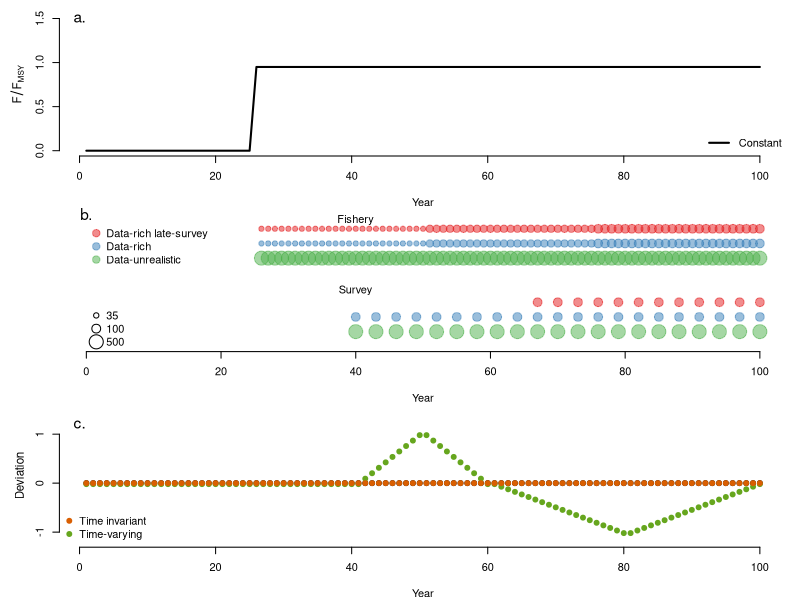

Recreate this plot in R.
###############################################################################
## This creates a figure with the experimental design for the empirical paper
# setwd("C:/Users/Felipe/Dropbox/Fish 600/Growth")

require(RColorBrewer)

ScenPal <- adjustcolor(brewer.pal(3, "Set1"), alpha=0.5)
ScenPal2 <- c("black", brewer.pal(5, "Dark2")[c(2,4,5)])
ScenPal3 <- c("black", brewer.pal(5, "Dark2")[c(1,3)])
# Do black and white?
if(FALSE){
  ScenPal <- adjustcolor(c("gray30","gray50","gray70"), alpha=0.5)
  ScenPal2 <- c("black","gray30","gray50","gray70")
  ScenPal3 <- c("black","gray30","gray50")
} 

#windows(width=7, height=9)
# tiff("Experimental_design.tiff", width=7,height=9, res=500, units='in', compression='lzw')

plot_experimental_design <- function(){
  par(mar=c(4,4.5,0,1), oma=c(0,0,1,0))

  matlay <- c(1,1,
              2,2,
              3,3)
              # ,
              # 4,5)
  matlay <- matrix(matlay,ncol=2,byrow=T)

  layout(mat=matlay, heights=c(0.25,0.25,0.25,0.25), widths=c(0.5,0.5))

  ################################################################################
  ### First, do the panels with fishing mortality

  F0 <- c(rep(0,25), rep(0.95,75))
  # F1 <- c(rep(0,26), ((1/37)*(1:37))*0.95,(-(1/38)*(1:38))*0.5+0.95)

  plot(F0, type='l', axes=F, ylim=c(0,1.5), xlab="Year", ylab=NA, lwd=2)
  mtext(side=2, text=expression(F/F[MSY]), line=2.5, cex=0.7)
  # lines(F1+0.01, col="gray", lwd=2)
  # legend("topleft", legend=c("Constant","Two-way trip"), lwd=2, col=c("black","gray"), bty='n')
  legend("bottomright", legend=c("Constant"), lwd=2, col=c("black"), bty='n')
  axis(2)
  axis(1)
  text(0, 1.5, labels="a.", cex = 1.4)

  #box()

  ####################################################################################
  ### Second, do the one with data

  fishery <- 26:100

  survey1 <- seq(67, 100, 3)
  survey2 <- seq(40, 100, 3)

  sampfish1 <- c(rep(35,25), rep(42, 25), rep(50,25))
  sampfish2 <- c(rep(35,25), rep(67,25), rep(100,25))
  sampfish3 <- rep(500, 75)

  sampsurvs <- c(50, 100, 500)

  base <- exp(1)
  scaler <- 1.5

  plot(fishery, rep(4,75), xlim=c(0,100), ylim=c(0,4.5), cex=log(sampfish2/7, base=base)/scaler, pch=19, axes=F, 
       ylab=NA, xlab="Year", col=ScenPal[1])
  points(fishery, rep(3.5,75), cex=log(sampfish2/7, base=base)/scaler, pch=19, col=ScenPal[2])
  points(fishery, rep(3,75), cex=log(sampfish3/7, base=base)/scaler, pch=19, col=ScenPal[3])

  points(survey1, rep(1.5,length(survey1)), cex=log(sampsurvs[2]/7, base=base)/scaler, pch=19, col=ScenPal[1])
  points(survey2, rep(1.0,length(survey2)), cex=log(sampsurvs[2]/7, base=base)/scaler, pch=19, col=ScenPal[2])
  points(survey2, rep(0.5,length(survey2)), cex=log(sampsurvs[3]/7, base=base)/scaler, pch=19, col=ScenPal[3])

  text(40, 4.3, labels="Fishery")
  text(40, 1.9, labels="Survey")

  axis(1)
  # legend("topleft", legend=c("Data-rich late-survey","Data-rich", "Data-unrealistic"), pch=19, col=ScenPal, bty='n', 
  #        pt.cex=1.5)
  legend(0, 4.3, legend=c("Data-rich late-survey","Data-rich", "Data-unrealistic"), pch=19, col=ScenPal, bty='n', 
         pt.cex=1.5)



  legend(0, 1.5, legend=c(35,100,500), pch=21, pt.cex=log(c(35,100,500)/7, base=base)/scaler, bty='n')
  text(0, 4.5, labels="b.", cex = 1.4)


  #################################################################################
  ### Third, do the time varing stuff

  ### From Peter's cases - Just copy and pasted
  dev2 <- c(0, 0, 0, 0, 0, 0, 0, 0, 0, 0, 0, 0, 0, 0, 0, 0, 0, 0, 0, 0, 0, 0, 0, 0, 0, 
           0, 0, 0, 0, 0, 0, 0, 0, 0, 0, 0, 0, 0, 0, 0, 5.5, 6.11111111111111, 6.72222222222222, 
           7.33333333333334, 7.94444444444444, 8.55555555555556, 9.16666666666667, 9.77777777777777, 
           10.3888888888889, 11, 11, 10.3888888888889, 9.77777777777777, 9.16666666666667, 8.55555555555556, 
           7.94444444444444, 7.33333333333334, 6.72222222222222, 6.11111111111111, 5.5, 0, 0, 0, 11, 12.375, 
           13.75, 15.125, 16.5, 16.5, 16.5, 16.5, 16.1206896551724, 15.7413793103448, 15.3620689655172, 
           14.9827586206897, 14.6034482758621, 14.2241379310345, 13.8448275862069, 13.4655172413793, 
           13.0862068965517, 12.7068965517241, 12.3275862068966, 11.948275862069, 11.5689655172414, 11.1896551724138, 
           10.8103448275862, 10.4310344827586, 10.051724137931, 9.67241379310344, 9.29310344827586, 8.91379310344828, 
           8.53448275862069, 8.1551724137931, 7.77586206896552, 7.39655172413793, 7.01724137931035, 6.63793103448276, 
           6.25862068965517, 5.87931034482759, 5.5)
  dev1 <- c(0, 0, 0, 0, 0, 0, 0, 0, 0, 0, 0, 0, 0, 0, 0, 0, 0, 0, 0, 0, 0, 0, 0, 0, 0, 0, 0, 0, 0, 0, 0, 0, 0, 0, 
            0, 0, 0, 0, 0, 0, 11.1543469723957, -1.03799715870328, 6.27059091500808, 5.24846841315007, 
            3.22652602127025, -11.9754232243074, -0.0526090743126986, -3.12714384822269, 1.38037313068654, 
            -4.00157636120656, 3.62107311002566, 3.05977112637004, -9.27486033552133, 3.78601884209986, 
            -2.34454069724591, 10.6520816462052, -1.46523662447839, 1.88682414704984, 2.97859029110509, 
            7.3942568593842, 4.36496863923671, -7.47000245308514, -0.0321423310383082, -1.48306128205327, 
            -0.626755273801159, 2.44141960355427, -10.7953451448666, 4.59696179157652, -1.42476214492493, 
            4.03153247653532, 3.40989869879991, -12.9354073654904, -0.555392092413555, -3.28526301675421, 
            -10.2630150335296, 4.11610249886079, -0.381917674531685, -8.96350850022787, 9.93298211587771, 
            3.19234894036513, 1.18115525489218, 0.406258973007837, 1.92855346126796, 7.21742692439339, 
            -2.6273188872232, -3.03569696263516, 0.774943235140995, -0.96832060149864, 4.30206232448288, 
            -4.48587431086561, -2.5534780691864, 1.83328746202287, -3.95449410471966, 5.83695126454094,
            -8.05461284096399, 8.10283107964042, -5.11805342509933, -7.00780100424766, 2.30079532029411, 
            0.80455259331152)

  dev3 <- c(0, 0, 0, 0, 0, 0, 0, 0, 0, 0, 0, 0, 0, 0, 0, 0, 0, 0, 0, 0, 0, 0, 0, 0, 0, 0, 0, 0, 0, 0, 0, 0, 0, 0, 
            0, 0, 0, 0, 0, 0, 0, 1.83333333333334, 3.66666666666666, 5.5, 7.33333333333334, 9.16666666666667, 11, 
            12.8333333333333, 14.6666666666667, 16.5, 16.5, 14.6666666666667, 12.8333333333333, 11, 9.16666666666667, 
            7.33333333333334, 5.5, 3.66666666666666, 1.83333333333334, 0, 0, -0.868421052631582, -1.73684210526316, 
            -2.60526315789474, -3.47368421052632, -4.3421052631579, -5.21052631578947, -6.07894736842105, 
            -6.94736842105263, -7.81578947368421, -8.68421052631579, -9.55263157894737, -10.4210526315789, 
            -11.2894736842105, -12.1578947368421, -13.0263157894737, -13.8947368421053, -14.7631578947368, 
            -15.6315789473684, -16.5, -16.5, -15.6315789473684, -14.7631578947368, -13.8947368421053, 
            -13.0263157894737, -12.1578947368421, -11.2894736842105, -10.4210526315789, -9.55263157894737, 
            -8.68421052631579, -7.81578947368421, -6.94736842105263, -6.07894736842105, -5.21052631578947, 
            -4.3421052631579, -3.47368421052632, -2.60526315789474, -1.73684210526316, -0.868421052631582, 0)

  dev1 <- dev1/max(abs(c(dev1,dev2,dev3)))
  dev2 <- dev2/max(abs(c(dev1,dev2,dev3)))
  dev3 <- dev3/max(abs(c(dev1,dev2,dev3)))


  plot(1:100, rep(0,100), ylim=c(-1.2,1.5), axes=F, ylab=NA, xlab="Year", pch=19)
  axis(1)
  axis(2, at=c(-1,0,1))
  mtext(side=2, text="Deviation", line=2.5, cex=0.7)

  #points(dev1, col=ScenPal2[2], pch=19)
  #points(dev2+0.02, col=ScenPal2[3], pch=19)
  points(dev3-0.02, col=ScenPal2[4], pch=19)
  points(rep(0,100), pch=19, col=ScenPal2[2])

  #legend("topleft", legend=c("Time invariant", "Random noise", "Time variance 1", "Time variance 2"), pch=19,
  #       col=ScenPal2, bty='n')
  legend("bottomleft", legend=c("Time invariant", "Time-varying"), pch=19,
         col=ScenPal2[c(2,4)], bty='n')
  text(0, 1.2, labels="c.", cex = 1.4)

}

png(width = 7, height = 9, units = 'in', res = 200, 
  file = 'figs/experimental_design.png')
plot_experimental_design()
dev.off()

# par(mar=c(4,4.5,0,1), oma=c(0,0,1,0))

# matlay <- c(1,1,
#             2,2,
#             3,3)
#             # ,
#             # 4,5)
# matlay <- matrix(matlay,ncol=2,byrow=T)

# layout(mat=matlay, heights=c(0.25,0.25,0.25,0.25), widths=c(0.5,0.5))

# ################################################################################
# ### First, do the panels with fishing mortality

# F0 <- c(rep(0,25), rep(0.95,75))
# # F1 <- c(rep(0,26), ((1/37)*(1:37))*0.95,(-(1/38)*(1:38))*0.5+0.95)

# plot(F0, type='l', axes=F, ylim=c(0,1.5), xlab="Year", ylab=NA, lwd=2)
# mtext(side=2, text=expression(F/F[MSY]), line=2.5, cex=0.7)
# # lines(F1+0.01, col="gray", lwd=2)
# # legend("topleft", legend=c("Constant","Two-way trip"), lwd=2, col=c("black","gray"), bty='n')
# legend("bottomright", legend=c("Constant"), lwd=2, col=c("black"), bty='n')
# axis(2)
# axis(1)
# text(0, 1.5, labels="a.", cex = 1.4)

# #box()

# ####################################################################################
# ### Second, do the one with data

# fishery <- 26:100

# survey1 <- seq(67, 100, 3)
# survey2 <- seq(40, 100, 3)

# sampfish1 <- c(rep(35,25), rep(42, 25), rep(50,25))
# sampfish2 <- c(rep(35,25), rep(67,25), rep(100,25))
# sampfish3 <- rep(500, 75)

# sampsurvs <- c(50, 100, 500)

# base <- exp(1)
# scaler <- 1.5

# plot(fishery, rep(4,75), xlim=c(0,100), ylim=c(0,4.5), cex=log(sampfish2/7, base=base)/scaler, pch=19, axes=F, 
#      ylab=NA, xlab="Year", col=ScenPal[1])
# points(fishery, rep(3.5,75), cex=log(sampfish2/7, base=base)/scaler, pch=19, col=ScenPal[2])
# points(fishery, rep(3,75), cex=log(sampfish3/7, base=base)/scaler, pch=19, col=ScenPal[3])

# points(survey1, rep(1.5,length(survey1)), cex=log(sampsurvs[2]/7, base=base)/scaler, pch=19, col=ScenPal[1])
# points(survey2, rep(1.0,length(survey2)), cex=log(sampsurvs[2]/7, base=base)/scaler, pch=19, col=ScenPal[2])
# points(survey2, rep(0.5,length(survey2)), cex=log(sampsurvs[3]/7, base=base)/scaler, pch=19, col=ScenPal[3])

# text(40, 4.3, labels="Fishery")
# text(40, 1.9, labels="Survey")

# axis(1)
# # legend("topleft", legend=c("Data-rich late-survey","Data-rich", "Data-unrealistic"), pch=19, col=ScenPal, bty='n', 
# #        pt.cex=1.5)
# legend(0, 4.3, legend=c("Data-rich late-survey","Data-rich", "Data-unrealistic"), pch=19, col=ScenPal, bty='n', 
#        pt.cex=1.5)



# legend(0, 1.5, legend=c(35,100,500), pch=21, pt.cex=log(c(35,100,500)/7, base=base)/scaler, bty='n')
# text(0, 4.5, labels="b.", cex = 1.4)


# #################################################################################
# ### Third, do the time varing stuff

# ### From Peter's cases - Just copy and pasted
# dev2 <- c(0, 0, 0, 0, 0, 0, 0, 0, 0, 0, 0, 0, 0, 0, 0, 0, 0, 0, 0, 0, 0, 0, 0, 0, 0, 
#          0, 0, 0, 0, 0, 0, 0, 0, 0, 0, 0, 0, 0, 0, 0, 5.5, 6.11111111111111, 6.72222222222222, 
#          7.33333333333334, 7.94444444444444, 8.55555555555556, 9.16666666666667, 9.77777777777777, 
#          10.3888888888889, 11, 11, 10.3888888888889, 9.77777777777777, 9.16666666666667, 8.55555555555556, 
#          7.94444444444444, 7.33333333333334, 6.72222222222222, 6.11111111111111, 5.5, 0, 0, 0, 11, 12.375, 
#          13.75, 15.125, 16.5, 16.5, 16.5, 16.5, 16.1206896551724, 15.7413793103448, 15.3620689655172, 
#          14.9827586206897, 14.6034482758621, 14.2241379310345, 13.8448275862069, 13.4655172413793, 
#          13.0862068965517, 12.7068965517241, 12.3275862068966, 11.948275862069, 11.5689655172414, 11.1896551724138, 
#          10.8103448275862, 10.4310344827586, 10.051724137931, 9.67241379310344, 9.29310344827586, 8.91379310344828, 
#          8.53448275862069, 8.1551724137931, 7.77586206896552, 7.39655172413793, 7.01724137931035, 6.63793103448276, 
#          6.25862068965517, 5.87931034482759, 5.5)
# dev1 <- c(0, 0, 0, 0, 0, 0, 0, 0, 0, 0, 0, 0, 0, 0, 0, 0, 0, 0, 0, 0, 0, 0, 0, 0, 0, 0, 0, 0, 0, 0, 0, 0, 0, 0, 
#           0, 0, 0, 0, 0, 0, 11.1543469723957, -1.03799715870328, 6.27059091500808, 5.24846841315007, 
#           3.22652602127025, -11.9754232243074, -0.0526090743126986, -3.12714384822269, 1.38037313068654, 
#           -4.00157636120656, 3.62107311002566, 3.05977112637004, -9.27486033552133, 3.78601884209986, 
#           -2.34454069724591, 10.6520816462052, -1.46523662447839, 1.88682414704984, 2.97859029110509, 
#           7.3942568593842, 4.36496863923671, -7.47000245308514, -0.0321423310383082, -1.48306128205327, 
#           -0.626755273801159, 2.44141960355427, -10.7953451448666, 4.59696179157652, -1.42476214492493, 
#           4.03153247653532, 3.40989869879991, -12.9354073654904, -0.555392092413555, -3.28526301675421, 
#           -10.2630150335296, 4.11610249886079, -0.381917674531685, -8.96350850022787, 9.93298211587771, 
#           3.19234894036513, 1.18115525489218, 0.406258973007837, 1.92855346126796, 7.21742692439339, 
#           -2.6273188872232, -3.03569696263516, 0.774943235140995, -0.96832060149864, 4.30206232448288, 
#           -4.48587431086561, -2.5534780691864, 1.83328746202287, -3.95449410471966, 5.83695126454094,
#           -8.05461284096399, 8.10283107964042, -5.11805342509933, -7.00780100424766, 2.30079532029411, 
#           0.80455259331152)

# dev3 <- c(0, 0, 0, 0, 0, 0, 0, 0, 0, 0, 0, 0, 0, 0, 0, 0, 0, 0, 0, 0, 0, 0, 0, 0, 0, 0, 0, 0, 0, 0, 0, 0, 0, 0, 
#           0, 0, 0, 0, 0, 0, 0, 1.83333333333334, 3.66666666666666, 5.5, 7.33333333333334, 9.16666666666667, 11, 
#           12.8333333333333, 14.6666666666667, 16.5, 16.5, 14.6666666666667, 12.8333333333333, 11, 9.16666666666667, 
#           7.33333333333334, 5.5, 3.66666666666666, 1.83333333333334, 0, 0, -0.868421052631582, -1.73684210526316, 
#           -2.60526315789474, -3.47368421052632, -4.3421052631579, -5.21052631578947, -6.07894736842105, 
#           -6.94736842105263, -7.81578947368421, -8.68421052631579, -9.55263157894737, -10.4210526315789, 
#           -11.2894736842105, -12.1578947368421, -13.0263157894737, -13.8947368421053, -14.7631578947368, 
#           -15.6315789473684, -16.5, -16.5, -15.6315789473684, -14.7631578947368, -13.8947368421053, 
#           -13.0263157894737, -12.1578947368421, -11.2894736842105, -10.4210526315789, -9.55263157894737, 
#           -8.68421052631579, -7.81578947368421, -6.94736842105263, -6.07894736842105, -5.21052631578947, 
#           -4.3421052631579, -3.47368421052632, -2.60526315789474, -1.73684210526316, -0.868421052631582, 0)

# dev1 <- dev1/max(abs(c(dev1,dev2,dev3)))
# dev2 <- dev2/max(abs(c(dev1,dev2,dev3)))
# dev3 <- dev3/max(abs(c(dev1,dev2,dev3)))


# plot(1:100, rep(0,100), ylim=c(-1.2,1.5), axes=F, ylab=NA, xlab="Year", pch=19)
# axis(1)
# axis(2, at=c(-1,0,1))
# mtext(side=2, text="Deviation", line=2.5, cex=0.7)

# #points(dev1, col=ScenPal2[2], pch=19)
# #points(dev2+0.02, col=ScenPal2[3], pch=19)
# points(dev3-0.02, col=ScenPal2[4], pch=19)
# points(rep(0,100), pch=19, col=ScenPal2[2])

# #legend("topleft", legend=c("Time invariant", "Random noise", "Time variance 1", "Time variance 2"), pch=19,
# #       col=ScenPal2, bty='n')
# legend("bottomleft", legend=c("Time invariant", "Time-varying"), pch=19,
#        col=ScenPal2[c(2,4)], bty='n')
# text(0, 1.2, labels="c.", cex = 1.4)

# ###############################################################################################
# ### Last, an illustration of VB growth curves with changing K and linf

# # A quick VB model
# VonBert <- function(age,K,Linf){
#   Lmin <- 10
#   amin <- 0.5
#   leng <- Linf+(Lmin-Linf)*exp(-K*(age-amin))
#   return(leng)
# }

# ages <- seq(0,10,0.25)

# # The first panel - Changing Linf
# plot(ages, VonBert(ages, 0.4, 25), type='l', lwd=2, axes=F, xlab="Age", ylab=NA, ylim=c(0,32))
# lines(ages, VonBert(ages, 0.4, 28), lwd=2, col=ScenPal3[2], lty=2)
# lines(ages, VonBert(ages, 0.4, 22), lwd=2, col=ScenPal3[3], lty=2)

# lines(ages, VonBert(ages, 0.75, 25), lwd=2, col=ScenPal3[2], lty=3)
# lines(ages, VonBert(ages, 0.25, 25), lwd=2, col=ScenPal3[3], lty=3)


# mtext(side=2, text=expression("Length"/L[infinity]), line=2.5, cex=0.7)
# axis(1)
# axis(2, at=c(0,12.5,25), labels=c(0,0.5,1))
# legend("bottomright", lwd=2, col=ScenPal3[c(1,1,1,2,3)], lty=c(1,2,3,1,1), bty='n',
#        legend=c("Base", expression(L[infinity]), "K", "High", "Low"))
# text(0, 28, labels="d.")

# # The second panel - Changing K
# plot(ages, 0.064*VonBert(ages, 0.4, 25)^3, type='l', lwd=2, axes=F, xlab="Age", ylab=NA, ylim=c(0,1280))
# lines(ages, 0.064*VonBert(ages, 0.4, 28)^3, lwd=2, col=ScenPal3[2], lty=2)
# lines(ages, 0.064*VonBert(ages, 0.4, 22)^3, lwd=2, col=ScenPal3[3], lty=2)

# lines(ages, 0.064*VonBert(ages, 0.75, 25)^3, lwd=2, col=ScenPal3[2], lty=3)
# lines(ages, 0.064*VonBert(ages, 0.25, 25)^3, lwd=2, col=ScenPal3[3], lty=3)

# mtext(side=2, text=expression("Weight"/Weight[infinity]), line=2.5, cex=0.7)
# axis(1)
# axis(2, at=c(0,500,1000), labels=c(0,0.5,1))
# legend("bottomright", lwd=2, col=ScenPal3, bty='n', legend=c("Base K", "High K", "Low K"))
# text(0, 1120, labels="e.")
# dev.off()